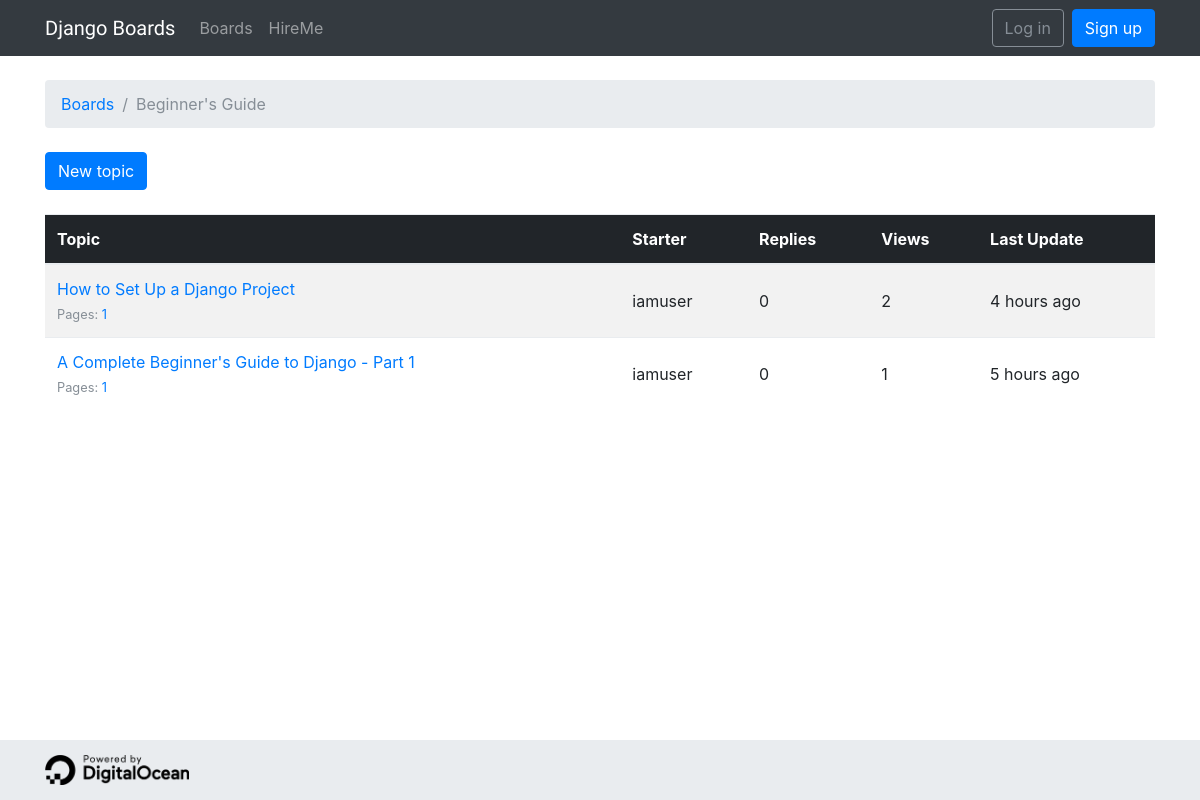
The app's page /boards/1/ with its own data.
### boards/models.py (models this page shows, shortened)
class Board(models.Model):
    name = models.CharField(max_length=30, unique=True)
    description = models.CharField(max_length=100)

class Topic(models.Model):
    subject = models.CharField(max_length=255)
    last_updated = models.DateTimeField(auto_now_add=True)
    board = models.ForeignKey(Board, related_name='topics', on_delete=models.CASCADE)
    starter = models.ForeignKey(User, related_name='topics', on_delete=models.CASCADE)
    views = models.PositiveIntegerField(default=0)
    def get_page_count(self):
        count = self.posts.count()
        pages = count / 20
        return math.ceil(pages)
    def has_many_pages(self, count=None):
        if count is None:
            count = self.get_page_count()
        return count > 6
    def get_page_range(self):
        count = self.get_page_count()
        if self.has_many_pages(count):
            return range(1, 5)
        return range(1, count + 1)

### boards/views.py (the view)
# urls.py: url(r'^boards/(?P<pk>\d+)/$', views.TopicListView.as_view(), name='board_topics'),
class TopicListView(ListView):
    model = Topic
    context_object_name = 'topics'
    template_name = 'topics.html'
    paginate_by = 20
    def get_context_data(self, **kwargs):
        kwargs['board'] = self.board
        return super().get_context_data(**kwargs)
    def get_queryset(self):
        self.board = get_object_or_404(Board, pk=self.kwargs.get('pk'))
        queryset = self.board.topics.order_by('-last_updated').annotate(replies=Count('posts') - 1)
        return queryset

### templates/topics.html (shortened to what this page needs)
{% extends 'base.html' %}
{% load humanize %}
{% block breadcrumb %}
  <li class="breadcrumb-item"><a href="{% url 'home' %}">Boards</a></li>
  <li class="breadcrumb-item active">{{ board.name }}</li>
{% endblock %}
{% block content %}
  <div class="mb-4">
    <a href="{% url 'new_topic' board.pk %}" class="btn btn-primary">New topic</a>
  </div>
  <table class="table table-striped mb-4">
    <thead class="thead-inverse">
      <tr>
        <th>Topic</th>
        <th>Starter</th>
        <th>Replies</th>
        <th>Views</th>
        <th>Last Update</th>
      </tr>
    </thead>
    <tbody>
      {% for topic in topics %}
        {% url 'topic_posts' board.pk topic.pk as topic_url %}
        <tr>
          <td>
            <p class="mb-0">
              <a href="{{ topic_url }}">{{ topic.subject }}</a>
            </p>
            <small class="text-muted">
              Pages:
              {% for i in topic.get_page_range %}
                <a href="{{ topic_url }}?page={{ i }}">{{ i }}</a>
              {% endfor %}
            </small>
          </td>
          <td class="align-middle">{{ topic.starter.username }}</td>
          <td class="align-middle">{{ topic.replies }}</td>
          <td class="align-middle">{{ topic.views }}</td>
          <td class="align-middle">{{ topic.last_updated|naturaltime }}</td>
        </tr>
      {% endfor %}
    </tbody>
  </table>
{% endblock %}

### static/css/app.css (style rules this page uses)
html, body { height: 100%; }

### records on screen
Board: name "Beginner's Guide"
Topic: subject "How to Set Up a Django Project", get_page_range "1", starter.username "iamuser", replies "0", views "2", last_updated "4 hours ago"
Topic: subject "A Complete Beginner's Guide to Django - Part 1", get_page_range "1", starter.username "iamuser", replies "0", views "1", last_updated "5 hours ago"
